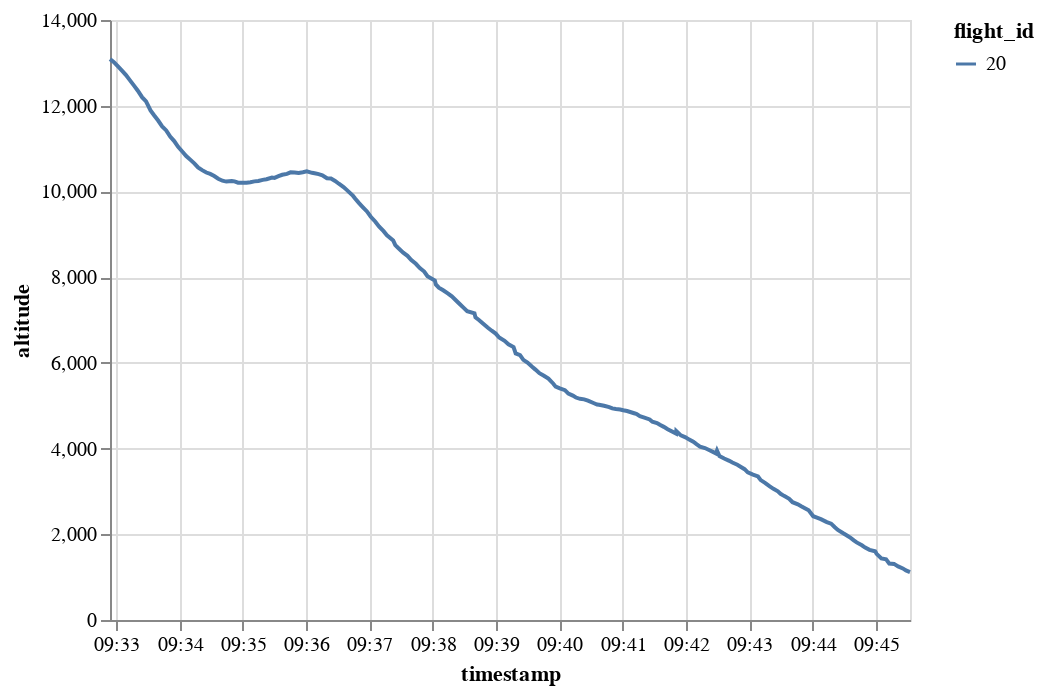

The notebook cell saved with this chart:
### Code cell
generated.chart().encode(alt.Y("altitude"), alt.X("timestamp"), alt.Color("flight_id"))

### Figure 1 — Vega-Lite specification as saved in the notebook (floating-point values rounded to 4 significant figures; data arrays with more than 128 entries replaced by an {"elided": "..."} marker saying what was removed)
{"config": {"view": {"continuousWidth": 400, "continuousHeight": 300}}, "data": {"name": "data-2568e6c6a95d2f03c72e4411fe3d7997"}, "mark": "line", "encoding": {"color": {"type": "nominal", "field": "flight_id"}, "x": {"type": "temporal", "field": "timestamp"}, "y": {"type": "quantitative", "field": "altitude"}}, "$schema": "https://vega.github.io/schema/vega-lite/v4.8.1.json", "datasets": {"data-2568e6c6a95d2f03c72e4411fe3d7997": {"elided": "200 records"}}}
